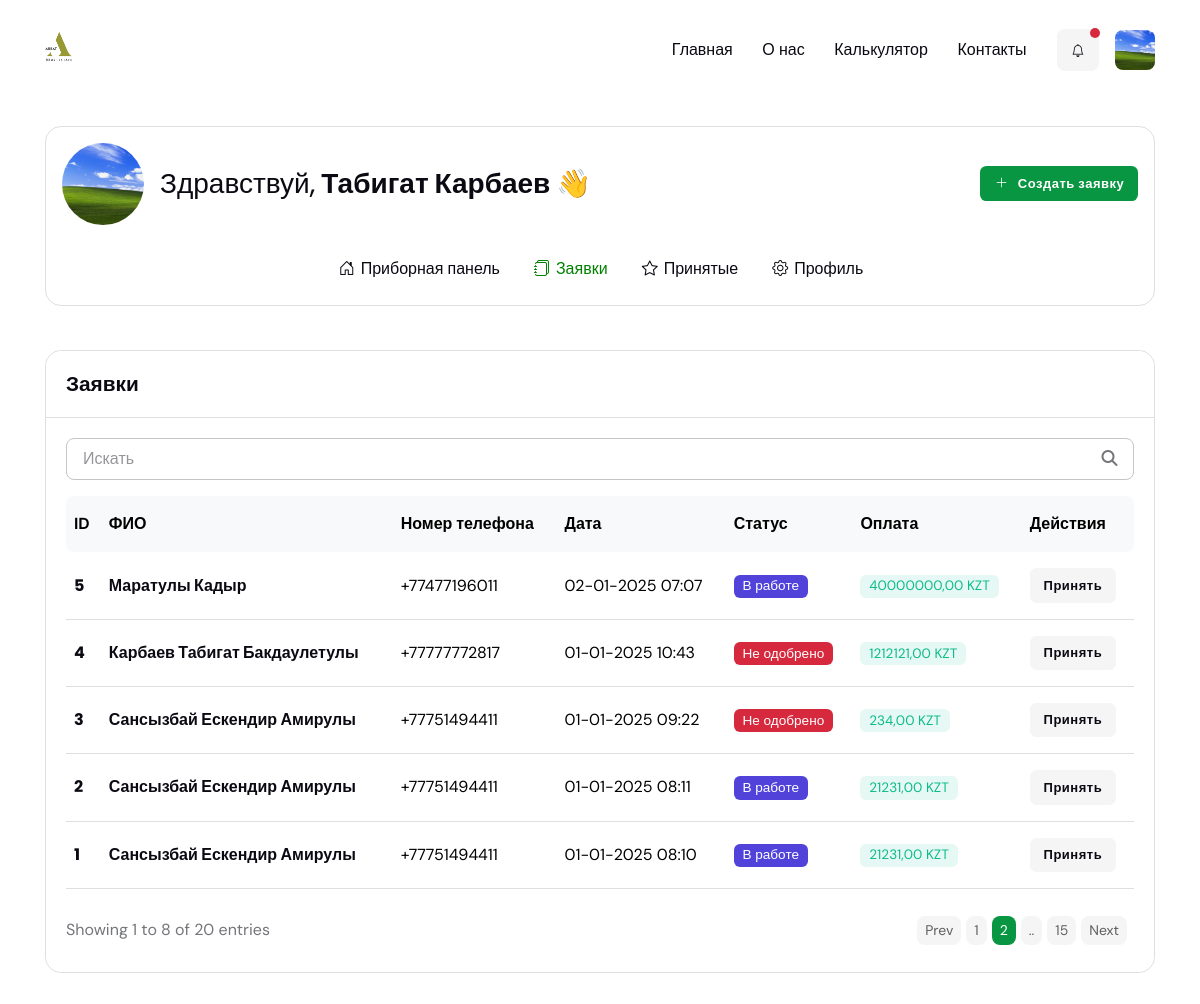
Page /managers/all-applications/ (signed in, upper part) on the earlier database version.
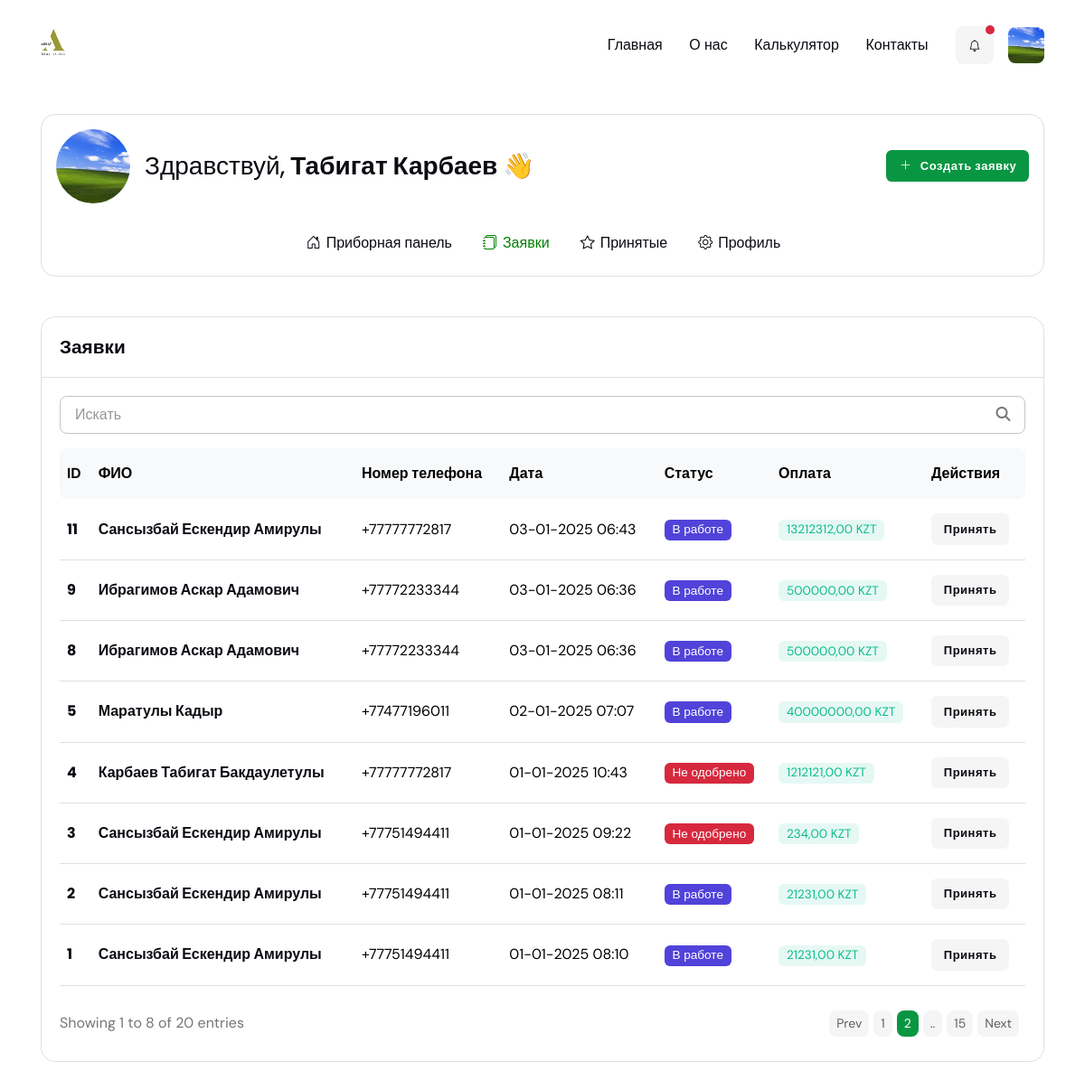
Same page on the later database version.
### applications/models.py (models this page shows, shortened)
class MortgageApplication(models.Model):
    STATUS_CHOICES = (
        ('in_work', 'В работе'),
        ('first_approved', 'Первоначальное одобрение'),
        ('approved', 'Одобрено'),
        ('rejected', 'Не одобрено'),
    )
    realtor = models.ForeignKey(
        CustomUser,
        on_delete=models.CASCADE,
        related_name='applications',
        verbose_name="Риэлтор"
    )
    manager = models.ForeignKey(
        CustomUser,
        on_delete=models.SET_NULL,
        related_name='managed_applications',
        blank=True,
        null=True,
        verbose_name="Менеджер"
    )
    full_name = models.CharField(max_length=255, verbose_name='ФИО')
    iin = models.PositiveBigIntegerField(blank=True, null=True)
    phone_number = models.CharField(max_length=25, verbose_name='Номер телефона')
    amount = models.DecimalField(max_digits=12, decimal_places=2, verbose_name='Сумма ипотеки')
    down_payment = models.DecimalField(max_digits=12, decimal_places=2, verbose_name='Первоначальный взнос')
    mortgage_term = models.IntegerField(verbose_name='Срок ипотеки')
    city = models.CharField(max_length=100, verbose_name='Город')
    status = models.CharField(choices=STATUS_CHOICES, blank=True, max_length=50, default='in_work', verbose_name='Статус')
    code = models.CharField(max_length=10, blank=True, null=True, verbose_name='Код заявки')
    code_requested = models.BooleanField(default=False, verbose_name="Код запрошен")
    created_at = models.DateTimeField(auto_now_add=True, verbose_name='Создано')
    class Meta:
        verbose_name = 'Заявка на ипотеку'
        verbose_name_plural = 'Заявки на ипотеку'

### applications/views.py (the view, shortened to what this page needs)
# urls.py: path('all-applications/', AllApplicationsView.as_view(), name='all-applications'),
class AllApplicationsView(BaseApplicationsView):
    template_name = 'app/managers/all-applications.html'
    def filter_queryset(self, queryset):
        return queryset.filter(manager__isnull=True).order_by('-created_at')

### applications/views.py (called while the page is built)
    def get_queryset(self):
        queryset = super().get_queryset()
        return self.filter_queryset(queryset)

### templates/app/managers/all-applications.html (shortened to what the changed rows need)
{% extends 'app/base.html' %}
{% load static %}
{% block content %}
<main>
    <section class="pt-0">
        <div class="container vstack gap-4">
            <div class="row">
                <div class="col-12">
                    <div class="card border rounded-3">
                        <div class="card-body">
                            <div class="table-responsive border-0">
                                <table class="table align-middle p-4 mb-0 table-hover table-shrink">
                                    <thead class="table-light">
                                    <tr>
                                        <th scope="col" class="border-0 rounded-start">ID</th>
                                        <th scope="col" class="border-0">ФИО</th>
                                        <th scope="col" class="border-0">Номер телефона</th>
                                        <th scope="col" class="border-0">Дата</th>
                                        <th scope="col" class="border-0">Статус</th>
                                        <th scope="col" class="border-0">Оплата</th>
                                        <th scope="col" class="border-0 rounded-end">Действия</th>
                                    </tr>
                                    </thead>
                                    <tbody class="border-top-0">
                                    {% for application in applications %}
                                    <tr>
                                        <td><h6 class="mb-0">{{ application.id }}</h6></td>
                                        <td><h6 class="mb-0"><a
                                                href="{% url 'managers:application-detail' application.pk %}">{{ application.full_name }}</a></h6></td>
                                        <td> {{ application.phone_number }}</td>
                                        <td> {{ application.created_at|date:"d-m-Y H:i" }}</td>
                                        <td>
                                            <div class="badge
                                                {% if application.status == 'in_work' %}text-bg-primary
                                                {% elif application.status == 'first_approved' %}text-bg-warning
                                                {% elif application.status == 'approved' %}text-bg-success
                                                {% elif application.status == 'rejected' %}text-bg-danger
                                                {% else %}text-bg-secondary
                                                {% endif %}">
                                                {{ application.get_status_display }}
                                            </div>
                                        </td>
                                        <td>
                                            <div class="badge bg-success bg-opacity-10 text-success">{{ application.amount }} KZT
                                            </div>
                                        </td>
                                        <td>
                                            <form method="post" action="{% url 'managers:all-applications' %}">
                                                <button type="submit" class="btn btn-sm btn-light mb-0">Принять</button>
                                            </form>
                                        </td>
                                    </tr>
                                    {% empty %}
                                    <p>У вас нет заявок.</p>
                                    {% endfor %}
                                    </tbody>
                                </table>
                            </div>
                        </div>
                    </div>
                </div>
            </div>
        </div>
    </section>
</main>
{% endblock %}

Differences in the rows shown:
added MortgageApplication: id "11", full_name "Сансызбай Ескендир Амирулы", phone_number "+77777772817", created_at "03-01-2025 06:43", status "В работе", amount "13212312,00"
added MortgageApplication: id "9", full_name "Ибрагимов Аскар Адамович", phone_number "+77772233344", created_at "03-01-2025 06:36", status "В работе", amount "500000,00"
added MortgageApplication: id "8", full_name "Ибрагимов Аскар Адамович", phone_number "+77772233344", created_at "03-01-2025 06:36", status "В работе", amount "500000,00"
